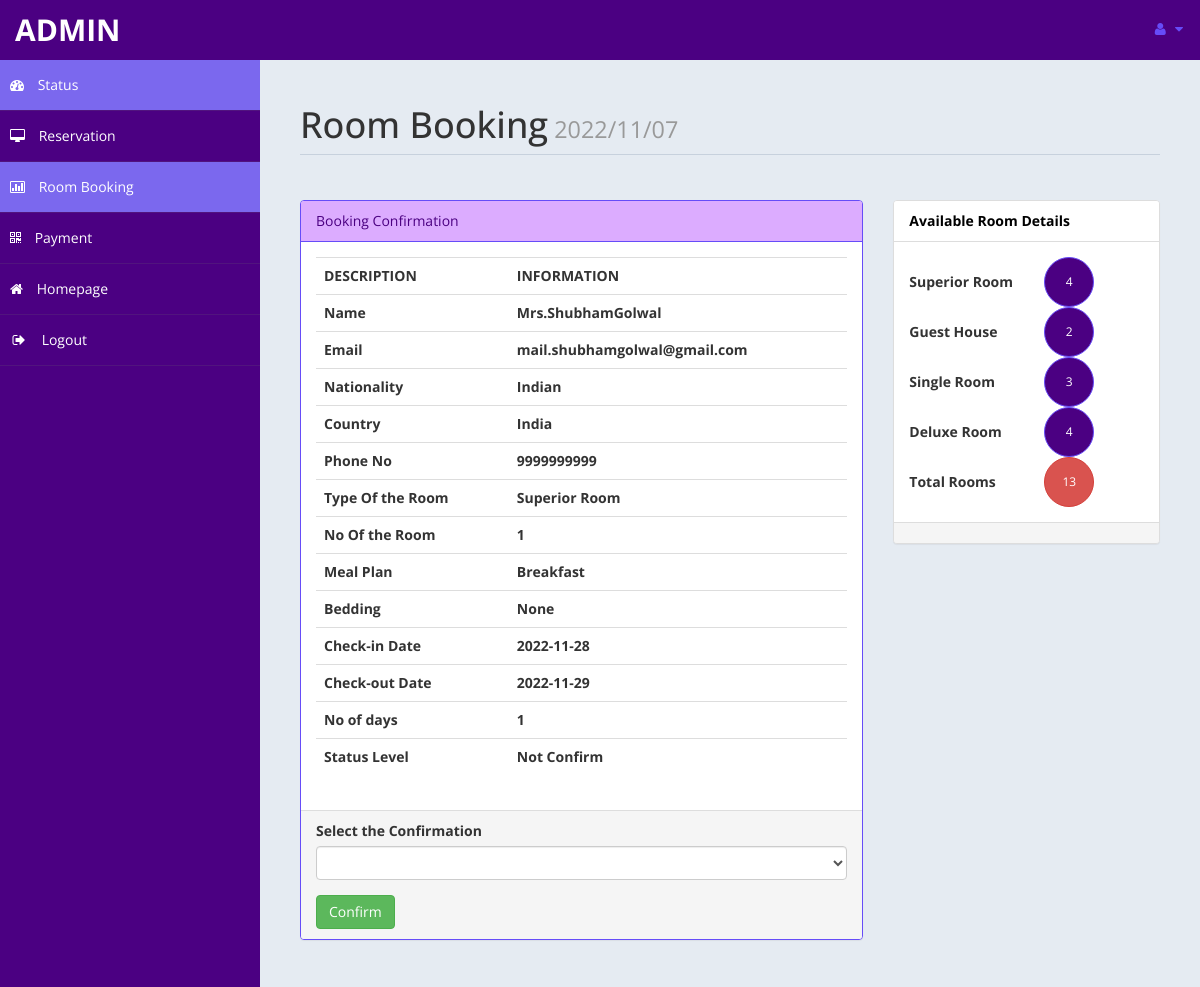
The page /admin/roombook.php?rid=1 (signed in) on the database its author committed.
### tables this page shows
CREATE TABLE `roombook` (
  `id` int(10) UNSIGNED NOT NULL,
  `Title` varchar(5) DEFAULT NULL,
  `FName` text DEFAULT NULL,
  `LName` text DEFAULT NULL,
  `Email` varchar(50) DEFAULT NULL,
  `National` varchar(30) DEFAULT NULL,
  `Country` varchar(30) DEFAULT NULL,
  `Phone` text DEFAULT NULL,
  `TRoom` varchar(20) DEFAULT NULL,
  `Bed` varchar(10) DEFAULT NULL,
  `NRoom` varchar(2) DEFAULT NULL,
  `Meal` varchar(15) DEFAULT NULL,
  `cin` date DEFAULT NULL,
  `cout` date DEFAULT NULL,
  `stat` varchar(15) DEFAULT NULL,
  `nodays` int(11) DEFAULT NULL
);

### admin/roombook.php (the view, shortened to what this page needs)
<?php
		if(!isset($_GET["rid"]))
		{
			 header("location:index.php");
		}
		else {
				$curdate=date("Y/m/d");
				include ('db.php');
				$id = $_GET['rid'];
				$sql ="Select * from roombook where id = '$id'";
				$re = mysqli_query($con,$sql);
				while($row=mysqli_fetch_array($re))
				{
					$title = $row['Title'];
					$fname = $row['FName'];
					$lname = $row['LName'];
					$email = $row['Email'];
					$nat = $row['National'];
					$country = $row['Country'];
					$Phone = $row['Phone'];
					$troom = $row['TRoom'];
					$nroom = $row['NRoom'];
					$bed = $row['Bed'];
					$meal = $row['Meal'];
					$cin = $row['cin'];
					$cout = $row['cout'];
					$sta = $row['stat'];
					$days = $row['nodays'];
				}
	}
			?>
<!DOCTYPE html>
<html xmlns="http://www.w3.org/1999/xhtml">
<head>
    <link href="assets/css/bootstrap.css" rel="stylesheet" />
    <link href="assets/css/font-awesome.css" rel="stylesheet" />
    <link href="assets/js/morris/morris-0.4.3.min.css" rel="stylesheet" />
    <link href="assets/css/custom-styles.css" rel="stylesheet" />
</head>
<body>
    <div id="wrapper">
        <nav class="navbar navbar-default top-navbar" role="navigation">
            <div class="navbar-header">
                <a class="navbar-brand" href="home.php"> <?php echo $_SESSION["user"]; ?> </a>
            </div>
            <ul class="nav navbar-top-links navbar-right">
                <li class="dropdown">
                    <a class="dropdown-toggle" data-toggle="dropdown" href="#" aria-expanded="false">
                        <i class="fa fa-user fa-fw"></i> <i class="fa fa-caret-down"></i>
                    </a>
                </li>
            </ul>
        </nav>
        <nav class="navbar-default navbar-side" role="navigation">
            <div class="sidebar-collapse">
                <ul class="nav" id="main-menu">
				<li>
                        <a style=" background: #7b68ee;" class="active-menu" href="home.php"><i class="fa fa-dashboard"></i> Status</a>
                    </li>
                    <li>
                        <a href="reservation.php"><i class="fa fa-desktop"></i> Reservation </a>
                    </li>
					<li>
                        <a style=" background: #7b68ee;"  href="roombook.php"><i class="fa fa-bar-chart-o"></i> Room Booking</a>
                    </li>
                    <li>
                        <a href="payment.php"><i class="fa fa-qrcode"></i> Payment</a>
                    </li>
                    <li>
                        <a  href="../index.php"><i class="fa fa-home"></i> Homepage</a>
                    </li>
                    <li>
                        <a href="logout.php"><i class="fa fa-sign-out fa-fw"></i> Logout</a>
                    </li>
					</ul>
            </div>
        </nav>
        <div id="page-wrapper">
            <div id="page-inner">
                <div class="row">
                    <div class="col-md-12">
                        <h1 class="page-header">
                            Room Booking<small>	<?php echo  $curdate; ?> </small>
                        </h1>
                    </div>
					<div class="col-md-8 col-sm-8">
                    <div class="panel panel-info">
                        <div class="panel-heading">
                           Booking Confirmation
                        </div>
                        <div class="panel-body">
							<div class="table-responsive">
                                <table class="table">
                                    <tr>
                                            <th>DESCRIPTION</th>
                                            <th>INFORMATION</th>
                                        </tr>
                                        <tr>
                                            <th>Name</th>
                                            <th><?php echo $title.$fname.$lname; ?> </th>
                                        </tr>
										<tr>
                                            <th>Email</th>
                                            <th><?php echo $email; ?> </th>
                                        </tr>
										<tr>
                                            <th>Nationality </th>
                                            <th><?php echo $nat; ?></th>
                                        </tr>
										<tr>
                                            <th>Country </th>
                                            <th><?php echo $country;  ?></th>
                                        </tr>
										<tr>
                                            <th>Phone No </th>
                                            <th><?php echo $Phone; ?></th>
                                        </tr>
										<tr>
                                            <th>Type Of the Room </th>
                                            <th><?php echo $troom; ?></th>
                                        </tr>
										<tr>
                                            <th>No Of the Room </th>
                                            <th><?php echo $nroom; ?></th>
                                        </tr>
										<tr>
                                            <th>Meal Plan </th>
                                            <th><?php echo $meal; ?></th>
                                        </tr>
										<tr>
                                            <th>Bedding </th>
                                            <th><?php echo $bed; ?></th>
                                        </tr>
										<tr>
                                            <th>Check-in Date </th>
                                            <th><?php echo $cin; ?></th>
                                        </tr>
										<tr>
                                            <th>Check-out Date</th>
                                            <th><?php echo $cout; ?></th>
                                        </tr>
										<tr>
                                            <th>No of days</th>
                                            <th><?php echo $days; ?></th>
                                        </tr>
										<tr>
                                            <th>Status Level</th>
                                            <th><?php echo $sta; ?></th>
                                        </tr>
                                </table>
                            </div>
                        </div>
                        <div class="panel-footer">
                            <form method="post">
										<div class="form-group">
														<label>Select the Confirmation</label>
														<select name="conf"class="form-control">
															<option value selected>	</option>
															<option value="Confirm">Confirm</option>
														</select>
										 </div>
							<input type="submit" name="co" value="Confirm" class="btn btn-success">
							</form>
                        </div>
                    </div>
					</div>
					<?php
						$rsql ="select * from room";
						$rre= mysqli_query($con,$rsql);
						$r =0 ;
						$sc =0;
						$gh = 0;
						$sr = 0;
						$dr = 0;
						while($rrow=mysqli_fetch_array($rre))
						{
							$r = $r + 1;
							$s = $rrow['type'];
							if($s=="Superior Room" )
							{
								$sc = $sc+ 1;
							}
							if($s=="Guest House")
							{
								$gh = $gh + 1;
							}
							if($s=="Single Room" )
							{
								$sr = $sr + 1;
							}
							if($s=="Deluxe Room" )
							{
								$dr = $dr + 1;
							}
						}
						?>
						<?php
						$csql ="select * from payment";
						$cre= mysqli_query($con,$csql);
						$cr =0 ;
						$csc =0;
						$cgh = 0;
						$csr = 0;
						$cdr = 0;
						while($crow=mysqli_fetch_array($cre))
						{
							$cr = $cr + 1;
							$cs = $crow['troom'];
							if($cs=="Guest House" )
							{
								$cgh = $cgh + 1;
							}
						}
					?>
					<div class="col-md-4 col-sm-4">
                    <div class="panel panel-default">
                        <div class="panel-heading">
                           Available Room Details
                        </div>
                        <div class="panel-body">
						<table width="200px">
							<tr>
								<td><b>Superior Room	 </b></td>
								<td><button type="button" class="btn btn-primary btn-circle"><?php
									$f1 =$sc - $csc;
									if($f1 <=0 )
									{	$f1 = "NO";
										echo $f1;
									}
									else{
											echo $f1;
									}
								?> </button></td>
							</tr>
							<tr>
								<td><b>Guest House</b>	 </td>
								<td><button type="button" class="btn btn-primary btn-circle"><?php
								$f2 =  $gh -$cgh;
								if($f2 <=0 )
									{	$f2 = "NO";
										echo $f2;
									}
									else{
											echo $f2;
									}
								?> </button></td>
							</tr>
							<tr>
								<td><b>Single Room	 </b></td>
								<td><button type="button" class="btn btn-primary btn-circle"><?php
								$f3 =$sr - $csr;
								if($f3 <=0 )
									{	$f3 = "NO";
										echo $f3;
									}
									else{
											echo $f3;
									}
								?> </button></td>
							</tr>
							<tr>
								<td><b>Deluxe Room</b>	 </td>
								<td><button type="button" class="btn btn-primary btn-circle"><?php
								$f4 =$dr - $cdr;
								if($f4 <=0 )
									{	$f4 = "NO";
										echo $f4;
									}
									else{
											echo $f4;
									}
								?> </button></td>
							</tr>
							<tr>
								<td><b>Total Rooms	</b> </td>
								<td> <button type="button" class="btn btn-danger btn-circle"><?php
								$f5 =$r-$cr;
								if($f5 <=0 )
									{	$f5 = "NO";
										echo $f5;
									}
									else{
											echo $f5;
									}
								 ?> </button></td>
							</tr>
						</table>
						</div>
                        <div class="panel-footer">
                        </div>
                    </div>
					</div>
                </div>
                </div>
         </div>
        </div>
</body>
</html>

### admin/assets/css/custom-styles.css (style rules this page uses)
body { font-family: 'Open Sans', sans-serif; }
#wrapper { width: 100%; background: #4b0082; }
#page-wrapper { padding: 15px 15px; min-height: 600px; background: #E5EBF2; }
#page-inner { width: 100%; margin: 10px 20px 10px 0px; background-color: transparent; padding: 10px; min-height: 1200px; }
h1, .h1, h2, .h2, h3, .h3 { margin-top: 7px; margin-bottom: -5px; }
.page-header { padding-bottom: 9px; margin: 10px 0 45px; border-bottom: 1px solid #C7D1DD; }
.panel-default>.panel-heading { color: #000; background-color: #FFFFFF; border-color: #ddd; font-weight: bold; }
.top-navbar { margin: 0px; }
.top-navbar .navbar-brand { color: #fff; width: 260px; text-align: left; height: 60px; font-size: 30px; font-weight: 700; text-transform: uppercase; line-height: 30px; }
.top-navbar .nav>li { position: relative; display: inline-block; }
.top-navbar .nav>li>a { position: relative; display: block; padding: 19px 15px; color: #664cf8; }
.active-menu { background-color: #7B68EE!important; }
.sidebar-collapse, .sidebar-collapse .nav { background: none; }
.sidebar-collapse .nav { padding: 0; }
.sidebar-collapse .nav>li>a { color: #fff; background: transparent; text-shadow: none; }
.sidebar-collapse>.nav>li>a { padding: 15px 10px; }
.sidebar-collapse>.nav>li { border-bottom: 1px solid rgba(107, 108, 109, 0.19); }
.navbar-side { border: none; background-color: transparent; }
.top-navbar { background: #4b0082; border-bottom: none; }
.top-navbar .nav>li>a>i { margin-right: 2px; }
.navbar-default { border: 0px solid black; }
.navbar-header { background: #4b0082; }
.nav>li>a>i { margin-right: 10px; }
.btn-circle { width: 50px; height: 50px; padding: 6px 0; -webkit-border-radius: 25px; -moz-border-radius: 25px; border-radius: 25px; text-align: center; font-size: 12px; line-height: 1.428571429; }
@media (min-width:768px) { #page-wrapper { margin: 0 0 0 260px; padding: 15px 30px; min-height: 1200px; } }
@media (min-width:768px) { .navbar-side { z-index: 1; position: absolute; width: 260px; } }
@media (min-width:768px) { .navbar { border-radius: 0px; } }

### rows shown on the page
roombook: Title "Mrs.", FName "Shubham", LName "Golwal", Email "mail.shubhamgolwal@gmail.com", National "Indian", Country "India", Phone "9999999999", TRoom "Superior Room", NRoom "1", Meal "Breakfast", Bed "None", cin "2022-11-28", cout "2022-11-29", nodays "1", stat "Not Confirm"

### other values the page prints
$_SESSION["user"] "ADMIN"
$f1 "4"
$f2 "2"
$f3 "3"
$f4 "4"
$f5 "13"
